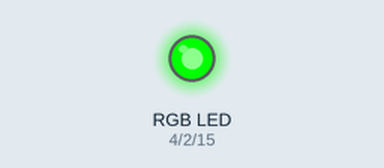
A sketch run on a simulated Arduino Uno, built with avr-gcc and run on an emulated ATmega328P. Shown: an RGB LED mixed from three pins (HIGH = lit).

Above: at 1.5 s.
At 3.5 s:
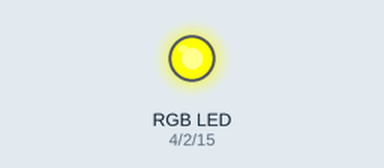
At 6.5 s:
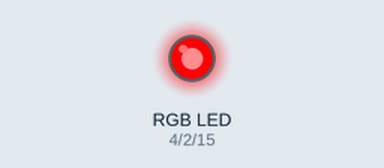
Timing chart, 0 to 11.7 s (numbered marks = the images above):
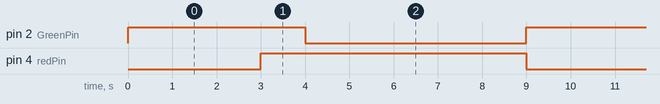

The sketch:

07_RGB_digital.ino
```cpp
int redPin = 4;
int GreenPin = 2;
int bluePin = 15;

void setup() {
  // put your setup code here, to run once:
  pinMode(redPin, OUTPUT);
  pinMode(GreenPin, OUTPUT);
  pinMode(bluePin, OUTPUT);
}

void loop() {
  digitalWrite(GreenPin, HIGH);
  delay(3000);
  digitalWrite(redPin, HIGH);//黃=綠+紅
  delay(1000);
  digitalWrite(GreenPin, LOW);
  delay(5000);
  digitalWrite(redPin, LOW);
}
```

Measured:
- by itself, pin 2 (GreenPin): alternates HIGH for 4.0 s and LOW for 5.0 s
- by itself, pin 4 (redPin): alternates HIGH for 6.0 s and LOW for 3.0 s
- by itself, everything shown: repeats every 9.0 s, in 4 steps
